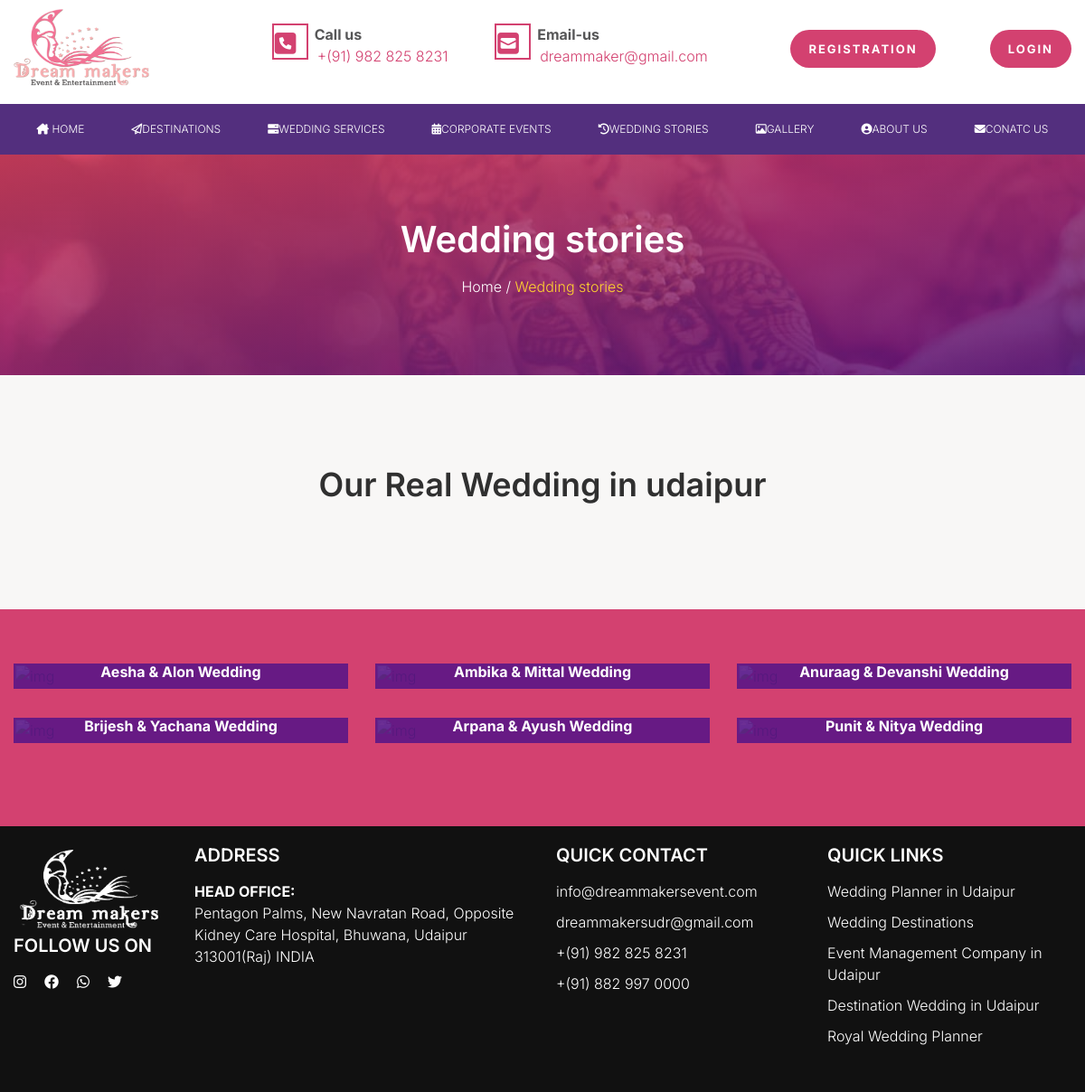
Page /wedding-stories.php on the committed database.
### tables this page shows
CREATE TABLE `stories_tbl` (
  `stories_id` int(5) NOT NULL,
  `stories_name` varchar(30) NOT NULL,
  `stories_img` varchar(2000) NOT NULL
);

### wedding-stories.php (the view, shortened to what this page needs)
<?php require('header.php'); ?>
    <main class="site-main">
        <section class="section section--banner2">
            <div class="wrap">
                <div class="banner2__text">
                    <h2>Wedding stories</h2>
                    <p><a href="index.php">Home </a> / <span>Wedding stories</span></p>
                </div>
            </div>
        </section>
        <section class="section section--planner">
            <div class="wrap">
                <div class="stories-info">
                    <h3>Our Real Wedding in udaipur</h3>
                </div>
            </div>
        </section>
        <section class="section section--img">
            <div class="wrap">
                <div class="row">
                <?php
                            $query = "SELECT * FROM `stories_tbl`";
                            $query_run = mysqli_query($conn,$query);
                            while($row = mysqli_fetch_array($query_run))
                            {
                    ?>
                    <div class="col-4">
                        <div class="img__destini">
                        <a href="substories.php?id=<?=$row['stories_id'];?>"><img src="<?="uploads/".$row['stories_img']?>" alt="img"></a>
                            <p><?=$row['stories_name'];?></p>
                        </div>
                    </div>
                    <?php
                    }
                    ?>
                </div>
            </div>
        </section>
    </main>
    <?php require('footer.php'); ?>

### css/style.css (style rules this page uses)
:root { --body-font-family: 'Inter', -apple-system, BlinkMacSystemFont, Segoe UI, Helvetica, Arial, sans-serif, Apple Color Emoji, Segoe UI Emoji, Segoe UI Symbol; --body-font-size: 16px; --body-font-weight: 300; --body-font-color: #565657; --body-line-height: 1.5; --heading-font-family: 'Inter', -apple-system, BlinkMacSystemFont, Segoe UI, Helvetica, Arial, sans-serif, Apple Color Emoji, Segoe UI Emoji, Segoe UI Symbol; --heading-font-color: #303030; --heading-font-weight: 600; --link-font-color: #303030; --link-hover-font-color: #655C97; --white-color: #fff; }
html, body, div, span, applet, object, iframe, h1, h2, h3, h4, h5, h6, p, blockquote, pre, a, abbr, acronym, address, big, cite, code, del, dfn, em, img, ins, kbd, q, s, samp, small, strike, strong, sub, sup, tt, var, b, u, i, center, dl, dt, dd, ol, ul, li, fieldset, form, label, legend, table, caption, tbody, tfoot, thead, tr, th, td, article, aside, canvas, details, embed, figure, figcaption, footer, header, hgroup, menu, nav, output, ruby, section, summary, time, mark, audio, video { margin: 0; padding: 0; border: 0; font-size: 100%; font: inherit; vertical-align: baseline; }
html { font-size: 16px; line-height: 1.5; -webkit-text-size-adjust: 100%; }
article, aside, details, figcaption, figure, footer, header, hgroup, menu, nav, section, img { display: block; }
body { margin: 0; opacity: 1; transition: opacity 0.4s; }
body.ready { opacity: 1; }
main, .site-main { display: block; }
.section { padding-bottom: 100px; padding-top: 100px; }
a { background-color: transparent; }
*, *::before, *::after { box-sizing: inherit; }
html { box-sizing: border-box; }
h2, .h2 { font-size: 40px; }
h3, .h3 { font-size: 36px; }
body, button, input, select, optgroup, textarea { color: var(--body-font-color); font-family: var(--body-font-family); font-size: var(--body-font-size); line-height: var(--body-line-height); font-weight: var(--body-font-weight); background-color: var(--white-color); }
h1, h2, h3, h4, h5, h6, .h1, .h2, .h3, .h4, .h5, .h6 { font-family: var(--heading-font-family); color: var(--heading-font-color); font-weight: var(--heading-font-weight); margin-bottom: 16px; line-height: 1.2; }
p { margin-bottom: 16px; }
.row { margin-left: -15px; margin-right: -15px; display: -webkit-flex; display: -moz-flex; display: -ms-flex; display: -o-flex; display: flex; flex-wrap: wrap; }
[class*="col-"] { min-height: 1px; padding-left: 15px; padding-right: 15px; }
.col-4 { max-width: 33.33333333%; flex: 0 0 33.33333333%; }
body { background: var(--white-color); }
.wrap, .wrap-fuild { width: 100%; padding-left: 15px; padding-right: 15px; }
.wrap *, .wrap-fuild * { -webkit-box-sizing: border-box; -moz-box-sizing: border-box; box-sizing: border-box; }
.wrap { max-width: 1420px; margin-left: auto; margin-right: auto; }
a { color: var(--link-font-color); text-decoration: none; -webkit-transition: background-color 0.3s ease; -moz-transition: background-color 0.3s ease; transition: background-color 0.3s ease; outline: none; }
.section--planner { background: #F8F7F6; }
.section--banner2 { background: url(../images/banner2-bg.jpg) no-repeat; background-size: cover; position: relative; padding: 70px 0; }
.section--banner2 * { position: relative; z-index: 9; }
.banner2__text { text-align: center; }
.banner2__text h2 { color: #fff; }
.banner2__text p a { color: #fff; transition: 0.5s; }
.banner2__text p { color: #fff; }
.banner2__text p span { color: #ffd130; }
.section--banner2::before { position: absolute; content: ""; width: 100%; height: 100%; background: linear-gradient(to bottom right, #e54061, #4b0d80); opacity: 0.8; top: 0; left: 0; }
.img__destini { position: relative; overflow: hidden; margin-bottom: 32px; border: 2px solid #5a1687e3; }
.img__destini p { background: #5a1687e3; position: absolute; bottom: 0; margin: 0; text-align: center; color: #fff; padding: 5px 0; left: 0; font-weight: 700; width: 100%; }
.section--img { background: #d34170; padding: 60px 0; }
.stories-info { text-align: center; font-size: 25px; color: #4b0d80; }

### rows in the picture
stories_tbl: stories_name "Aesha & Alon Wedding"
stories_tbl: stories_name "Ambika & Mittal Wedding"
stories_tbl: stories_name "Anuraag & Devanshi Wedding"
stories_tbl: stories_name "Brijesh & Yachana Wedding"
stories_tbl: stories_name "Arpana & Ayush Wedding"
stories_tbl: stories_name "Punit & Nitya Wedding"
